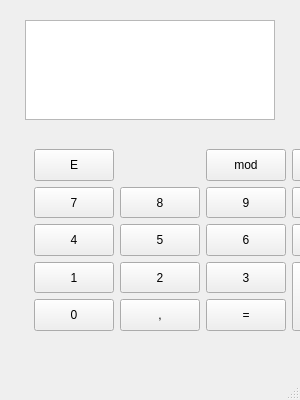
<?xml version="1.0" encoding="UTF-8"?>
<ui version="4.0">
 <class>MainWindow</class>
 <widget class="QMainWindow" name="MainWindow">
  <property name="enabled">
   <bool>true</bool>
  </property>
  <property name="geometry">
   <rect>
    <x>0</x>
    <y>0</y>
    <width>300</width>
    <height>400</height>
   </rect>
  </property>
  <property name="sizePolicy">
   <sizepolicy hsizetype="Fixed" vsizetype="Fixed">
    <horstretch>0</horstretch>
    <verstretch>0</verstretch>
   </sizepolicy>
  </property>
  <property name="minimumSize">
   <size>
    <width>300</width>
    <height>400</height>
   </size>
  </property>
  <property name="maximumSize">
   <size>
    <width>300</width>
    <height>400</height>
   </size>
  </property>
  <property name="windowTitle">
   <string>MainWindow</string>
  </property>
  <widget class="QWidget" name="centralwidget">
   <widget class="QFrame" name="gridFrame">
    <property name="geometry">
     <rect>
      <x>25</x>
      <y>140</y>
      <width>250</width>
      <height>200</height>
     </rect>
    </property>
    <property name="sizePolicy">
     <sizepolicy hsizetype="Preferred" vsizetype="Preferred">
      <horstretch>0</horstretch>
      <verstretch>0</verstretch>
     </sizepolicy>
    </property>
    <property name="minimumSize">
     <size>
      <width>0</width>
      <height>0</height>
     </size>
    </property>
    <property name="maximumSize">
     <size>
      <width>99999</width>
      <height>99999</height>
     </size>
    </property>
    <property name="baseSize">
     <size>
      <width>200</width>
      <height>250</height>
     </size>
    </property>
    <property name="layoutDirection">
     <enum>Qt::LayoutDirection::LeftToRight</enum>
    </property>
    <property name="autoFillBackground">
     <bool>false</bool>
    </property>
    <property name="frameShape">
     <enum>QFrame::Shape::NoFrame</enum>
    </property>
    <layout class="QGridLayout" name="gridLayout">
     <property name="sizeConstraint">
      <enum>QLayout::SizeConstraint::SetMinAndMaxSize</enum>
     </property>
     <property name="verticalSpacing">
      <number>6</number>
     </property>
     <item row="2" column="3">
      <widget class="QPushButton" name="MulButton">
       <property name="sizePolicy">
        <sizepolicy hsizetype="Minimum" vsizetype="MinimumExpanding">
         <horstretch>0</horstretch>
         <verstretch>0</verstretch>
        </sizepolicy>
       </property>
       <property name="text">
        <string>*</string>
       </property>
      </widget>
     </item>
     <item row="3" column="0">
      <widget class="QPushButton" name="FourButton">
       <property name="sizePolicy">
        <sizepolicy hsizetype="Minimum" vsizetype="MinimumExpanding">
         <horstretch>0</horstretch>
         <verstretch>0</verstretch>
        </sizepolicy>
       </property>
       <property name="text">
        <string>4</string>
       </property>
      </widget>
     </item>
     <item row="3" column="2">
      <widget class="QPushButton" name="SixButton">
       <property name="sizePolicy">
        <sizepolicy hsizetype="Minimum" vsizetype="MinimumExpanding">
         <horstretch>0</horstretch>
         <verstretch>0</verstretch>
        </sizepolicy>
       </property>
       <property name="text">
        <string>6</string>
       </property>
      </widget>
     </item>
     <item row="4" column="0">
      <widget class="QPushButton" name="OneButton">
       <property name="sizePolicy">
        <sizepolicy hsizetype="Minimum" vsizetype="MinimumExpanding">
         <horstretch>0</horstretch>
         <verstretch>0</verstretch>
        </sizepolicy>
       </property>
       <property name="text">
        <string>1</string>
       </property>
      </widget>
     </item>
     <item row="2" column="2">
      <widget class="QPushButton" name="NineButton">
       <property name="sizePolicy">
        <sizepolicy hsizetype="Minimum" vsizetype="Expanding">
         <horstretch>0</horstretch>
         <verstretch>0</verstretch>
        </sizepolicy>
       </property>
       <property name="text">
        <string>9</string>
       </property>
      </widget>
     </item>
     <item row="5" column="1">
      <widget class="QPushButton" name="ComButton">
       <property name="sizePolicy">
        <sizepolicy hsizetype="Minimum" vsizetype="MinimumExpanding">
         <horstretch>0</horstretch>
         <verstretch>0</verstretch>
        </sizepolicy>
       </property>
       <property name="text">
        <string>,</string>
       </property>
      </widget>
     </item>
     <item row="2" column="1">
      <widget class="QPushButton" name="EightButton">
       <property name="sizePolicy">
        <sizepolicy hsizetype="Minimum" vsizetype="MinimumExpanding">
         <horstretch>0</horstretch>
         <verstretch>0</verstretch>
        </sizepolicy>
       </property>
       <property name="text">
        <string>8</string>
       </property>
      </widget>
     </item>
     <item row="3" column="3">
      <widget class="QPushButton" name="SubButton">
       <property name="sizePolicy">
        <sizepolicy hsizetype="Minimum" vsizetype="MinimumExpanding">
         <horstretch>0</horstretch>
         <verstretch>0</verstretch>
        </sizepolicy>
       </property>
       <property name="text">
        <string>-</string>
       </property>
      </widget>
     </item>
     <item row="0" column="0">
      <widget class="QPushButton" name="EraseButton">
       <property name="enabled">
        <bool>true</bool>
       </property>
       <property name="sizePolicy">
        <sizepolicy hsizetype="Minimum" vsizetype="MinimumExpanding">
         <horstretch>0</horstretch>
         <verstretch>0</verstretch>
        </sizepolicy>
       </property>
       <property name="text">
        <string>E</string>
       </property>
      </widget>
     </item>
     <item row="4" column="2">
      <widget class="QPushButton" name="ThreeButton">
       <property name="sizePolicy">
        <sizepolicy hsizetype="Minimum" vsizetype="MinimumExpanding">
         <horstretch>0</horstretch>
         <verstretch>0</verstretch>
        </sizepolicy>
       </property>
       <property name="text">
        <string>3</string>
       </property>
      </widget>
     </item>
     <item row="4" column="1">
      <widget class="QPushButton" name="TwoButton">
       <property name="sizePolicy">
        <sizepolicy hsizetype="Minimum" vsizetype="MinimumExpanding">
         <horstretch>0</horstretch>
         <verstretch>0</verstretch>
        </sizepolicy>
       </property>
       <property name="text">
        <string>2</string>
       </property>
      </widget>
     </item>
     <item row="3" column="1">
      <widget class="QPushButton" name="FiveButton">
       <property name="sizePolicy">
        <sizepolicy hsizetype="Minimum" vsizetype="MinimumExpanding">
         <horstretch>0</horstretch>
         <verstretch>0</verstretch>
        </sizepolicy>
       </property>
       <property name="text">
        <string>5</string>
       </property>
      </widget>
     </item>
     <item row="0" column="3">
      <widget class="QPushButton" name="DivButton">
       <property name="sizePolicy">
        <sizepolicy hsizetype="Minimum" vsizetype="Expanding">
         <horstretch>0</horstretch>
         <verstretch>0</verstretch>
        </sizepolicy>
       </property>
       <property name="text">
        <string>/</string>
       </property>
      </widget>
     </item>
     <item row="5" column="0">
      <widget class="QPushButton" name="ZeroButton">
       <property name="sizePolicy">
        <sizepolicy hsizetype="Minimum" vsizetype="MinimumExpanding">
         <horstretch>0</horstretch>
         <verstretch>0</verstretch>
        </sizepolicy>
       </property>
       <property name="text">
        <string>0</string>
       </property>
      </widget>
     </item>
     <item row="5" column="2">
      <widget class="QPushButton" name="EnterButton">
       <property name="sizePolicy">
        <sizepolicy hsizetype="Minimum" vsizetype="MinimumExpanding">
         <horstretch>0</horstretch>
         <verstretch>0</verstretch>
        </sizepolicy>
       </property>
       <property name="text">
        <string>=</string>
       </property>
      </widget>
     </item>
     <item row="2" column="0">
      <widget class="QPushButton" name="SevenButton">
       <property name="sizePolicy">
        <sizepolicy hsizetype="Minimum" vsizetype="MinimumExpanding">
         <horstretch>0</horstretch>
         <verstretch>0</verstretch>
        </sizepolicy>
       </property>
       <property name="text">
        <string>7</string>
       </property>
      </widget>
     </item>
     <item row="0" column="2">
      <widget class="QPushButton" name="ModButton">
       <property name="sizePolicy">
        <sizepolicy hsizetype="Minimum" vsizetype="Expanding">
         <horstretch>0</horstretch>
         <verstretch>0</verstretch>
        </sizepolicy>
       </property>
       <property name="text">
        <string>mod</string>
       </property>
      </widget>
     </item>
     <item row="4" column="3" rowspan="2">
      <widget class="QPushButton" name="SumButton">
       <property name="sizePolicy">
        <sizepolicy hsizetype="Preferred" vsizetype="Preferred">
         <horstretch>0</horstretch>
         <verstretch>0</verstretch>
        </sizepolicy>
       </property>
       <property name="text">
        <string>+</string>
       </property>
      </widget>
     </item>
    </layout>
   </widget>
   <widget class="QTextBrowser" name="textBrowser">
    <property name="geometry">
     <rect>
      <x>25</x>
      <y>20</y>
      <width>250</width>
      <height>100</height>
     </rect>
    </property>
    <property name="sizePolicy">
     <sizepolicy hsizetype="MinimumExpanding" vsizetype="MinimumExpanding">
      <horstretch>0</horstretch>
      <verstretch>0</verstretch>
     </sizepolicy>
    </property>
    <property name="minimumSize">
     <size>
      <width>250</width>
      <height>100</height>
     </size>
    </property>
    <property name="maximumSize">
     <size>
      <width>250</width>
      <height>100</height>
     </size>
    </property>
    <property name="layoutDirection">
     <enum>Qt::LayoutDirection::LeftToRight</enum>
    </property>
    <property name="html">
     <string>&lt;!DOCTYPE HTML PUBLIC &quot;-//W3C//DTD HTML 4.0//EN&quot; &quot;http://www.w3.org/TR/REC-html40/strict.dtd&quot;&gt;
&lt;html&gt;&lt;head&gt;&lt;meta name=&quot;qrichtext&quot; content=&quot;1&quot; /&gt;&lt;meta charset=&quot;utf-8&quot; /&gt;&lt;style type=&quot;text/css&quot;&gt;
p, li { white-space: pre-wrap; }
hr { height: 1px; border-width: 0; }
li.unchecked::marker { content: &quot;\2610&quot;; }
li.checked::marker { content: &quot;\2612&quot;; }
&lt;/style&gt;&lt;/head&gt;&lt;body style=&quot; font-family:'Segoe UI'; font-size:9pt; font-weight:400; font-style:normal;&quot;&gt;
&lt;p align=&quot;right&quot; style=&quot;-qt-paragraph-type:empty; margin-top:0px; margin-bottom:0px; margin-left:0px; margin-right:0px; -qt-block-indent:0; text-indent:0px;&quot;&gt;&lt;br /&gt;&lt;/p&gt;&lt;/body&gt;&lt;/html&gt;</string>
    </property>
   </widget>
  </widget>
  <widget class="QMenuBar" name="menubar">
   <property name="geometry">
    <rect>
     <x>0</x>
     <y>0</y>
     <width>300</width>
     <height>22</height>
    </rect>
   </property>
  </widget>
  <widget class="QStatusBar" name="statusbar"/>
 </widget>
 <resources/>
 <connections/>
</ui>
